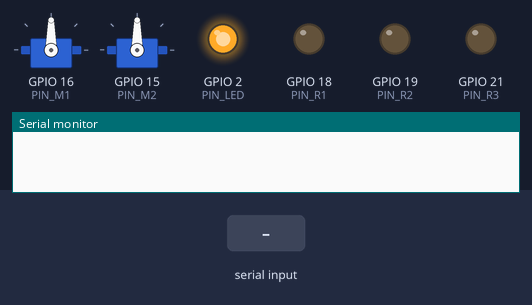
Simulated run of this sketch. Board: ESP32. Shown: 2 × servo, output pins drawn as LEDs (lit = HIGH), the last lines printed to the serial monitor. Dashed ring = blinking. The inputs (shaded band) are chosen by the test bench.

Above: at 0.12 s.
At 1.11 s:
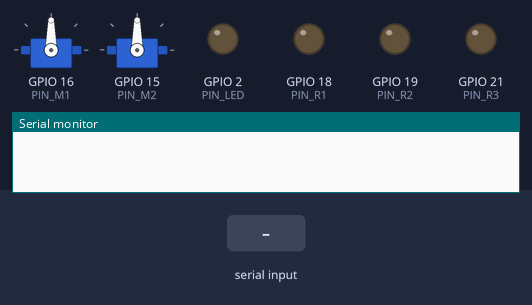
1.3 s: "1\n" received over Serial
At 1.61 s:
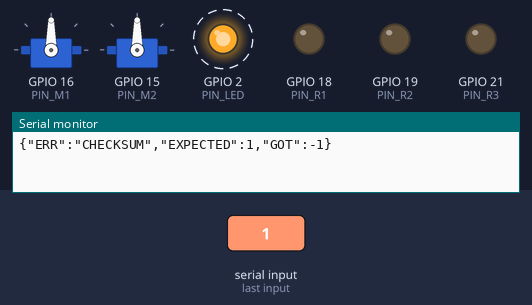
Timing chart, 0 to 10.3 s (numbered marks = the images above; inputs shaded):
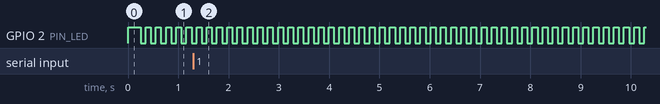

Measured:
- by itself, GPIO 2 (PIN_LED): alternates HIGH for 0.10 s and LOW for 0.10 s

The sketch:

ESP32firmware.ino
```cpp
#include <Arduino.h>
#include <ESP32Servo.h>
#include <ArduinoJson.h>

// --- CONFIGURACIÓN (ESP32 WROOM - Freenove) ---
// NOTA: GPIO34..39 son SOLO ENTRADA en el ESP32 WROOM original, por lo que
// los pines del firmware original (S3: 20,21,38,39,40) se han reasignado a
// pines válidos de salida. Cámbialos si tu cableado es distinto.
const int PIN_M1 = 16;  // Babor (Port)
const int PIN_M2 = 15;  // Estribor (Starboard)
const int PIN_R1 = 18;  // Motor Relay
const int PIN_R2 = 19;  // Comms Relay (Default ON)
const int PIN_R3 = 21;  // Payload Relay

// LED integrado de un solo color del Freenove ESP32 WROOM (GPIO 2)
const int PIN_LED = 2;

// --- INVERSIÓN DE SENTIDO DE GIRO ---
// El mixing (Manager/GNC) envía el MISMO valor a M1 y M2 cuando el joystick
// se mueve solo adelante/atrás (sin giro), y el mapeo a microsegundos de
// abajo es idéntico para ambos canales. Por tanto, si un motor gira al
// revés respecto al otro con el mismo comando, la causa es el sentido
// eléctrico de giro del ESC/motor (orden de fases), no un bug de mezcla.
// En vez de re-soldear las fases del ESC, invierte aquí el canal afectado
// (true) y vuelve a flashear. Deja el otro en false.
const bool INVERT_M1 = false;  // Babor (Port)
const bool INVERT_M2 = false;  // Estribor (Starboard)

const unsigned long TIMEOUT_MS = 250; // 0.25 segundos failsafe
const long BAUDRATE = 115200;

// Objetos Servo para controlar los motores (ESCs)
Servo m1;
Servo m2;

// Variables de estado
unsigned long last_packet_time = 0;

// Prototipos de funciones
void setMotors(float p1, float p2);
void setRelays(int v1, int v2, int v3);
void activateFailsafe();
void updateLed(bool isFailsafe);

void setup() {
  // Inicializar Serial
  Serial.begin(BAUDRATE);

  // LED integrado apagado al inicio
  pinMode(PIN_LED, OUTPUT);
  digitalWrite(PIN_LED, LOW);

  // Configurar Pines de Relés
  pinMode(PIN_R1, OUTPUT);
  pinMode(PIN_R2, OUTPUT);
  pinMode(PIN_R3, OUTPUT);

  // Configurar Pines de Motores (ESP32Servo se encarga del PWM a 50Hz)
  // Rango estándar de ESC: 1000us a 2000us
  m1.setPeriodHertz(50);
  m1.attach(PIN_M1, 1000, 2000);

  m2.setPeriodHertz(50);
  m2.attach(PIN_M2, 1000, 2000);

  // Estado Inicial
  activateFailsafe();
  last_packet_time = millis();
}

void loop() {
  unsigned long current_time = millis();
  bool isFailsafe = false;

  // --- 1. CHECK FAILSAFE ---
  if (current_time - last_packet_time > TIMEOUT_MS) {
    activateFailsafe();
    isFailsafe = true;
  }

  // --- 2. UPDATE LED ---
  updateLed(isFailsafe);

  // --- 3. CHECK INCOMING DATA ---
  if (Serial.available() > 0) {
    String line = Serial.readStringUntil('\n');
    line.trim(); // Quitar espacios en blanco / \r

    if (line.length() > 0) {
      // Buffer para JSON (ajusta el tamaño si envías paquetes muy grandes)
      StaticJsonDocument<256> doc;

      // Intentar deserializar
      DeserializationError error = deserializeJson(doc, line);

      if (!error) {
        // Extraer campos (con valores por defecto si faltan)
        float m1_val = doc["M1"] | 0.0;
        float m2_val = doc["M2"] | 0.0;
        int r1_val = doc["R1"] | 0;
        int r2_val = doc["R2"] | 1; // Default 1
        int r3_val = doc["R3"] | 0;
        int rx_checksum = doc["C"] | -1;

        // Calcular Checksum (Igual que en Python: suma de enteros)
        int calc_checksum = (int)m1_val + (int)m2_val + r1_val + r2_val + r3_val;

        if (rx_checksum == calc_checksum) {
          // --- PAQUETE VALIDO ---
          setMotors(m1_val, m2_val);
          setRelays(r1_val, r2_val, r3_val);

          last_packet_time = millis();

          // Enviar ACK
          StaticJsonDocument<64> resp;
          resp["ACK"] = calc_checksum;
          serializeJson(resp, Serial);
          Serial.println();
        } else {
          // --- ERROR CHECKSUM ---
          StaticJsonDocument<128> resp;
          resp["ERR"] = "CHECKSUM";
          resp["EXPECTED"] = calc_checksum;
          resp["GOT"] = rx_checksum;
          serializeJson(resp, Serial);
          Serial.println();
        }

      } else {
        // --- ERROR PARSEO JSON ---
        StaticJsonDocument<128> resp;
        resp["ERR"] = "JSON_PARSE";
        resp["MSG"] = error.c_str();
        serializeJson(resp, Serial);
        Serial.println();
      }
    }
  }
}

// --- FUNCIONES AUXILIARES ---

void setMotors(float p1, float p2) {
  // Clamp values (-100 a 100)
  if (p1 > 100) p1 = 100;
  if (p1 < -100) p1 = -100;

  if (p2 > 100) p2 = 100;
  if (p2 < -100) p2 = -100;

  // Compensar sentido de giro invertido de un motor (ver INVERT_M1/M2 arriba)
  if (INVERT_M1) p1 = -p1;
  if (INVERT_M2) p2 = -p2;

  // Mapear -100..100 a 1000us..2000us
  // Formula: us = (percent * 5) + 1500
  int us1 = (int)(p1 * 5.0 + 1500.0);
  int us2 = (int)(p2 * 5.0 + 1500.0);

  m1.writeMicroseconds(us1);
  m2.writeMicroseconds(us2);
}

void setRelays(int v1, int v2, int v3) {
  digitalWrite(PIN_R1, v1 ? HIGH : LOW);
  digitalWrite(PIN_R2, v2 ? HIGH : LOW);
  digitalWrite(PIN_R3, v3 ? HIGH : LOW);
}


void updateLed(bool isFailsafe) {
  static unsigned long lastBlink = 0;
  static bool ledState = false;

  if (isFailsafe) {
    // Error / sin conexión con la Raspberry -> parpadeo rápido (100 ms)
    if (millis() - lastBlink > 100) {
      lastBlink = millis();
      ledState = !ledState;
      digitalWrite(PIN_LED, ledState ? HIGH : LOW);
    }
  } else {
    // Conexión correcta con la Raspberry -> LED fijo encendido
    ledState = true;
    digitalWrite(PIN_LED, HIGH);
  }
}
void activateFailsafe() {
  // Def: M1:0, M2:0, R1:0, R2:1, R3:0
  setMotors(0, 0);
  //setRelays(0, 1, 0);
}
```
